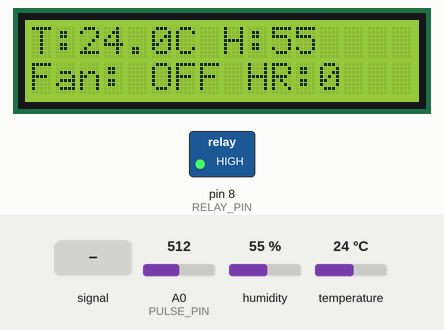
A sketch run on a simulated Arduino Uno, built with avr-gcc and run on an emulated ATmega328P. On the bench: 16×2 character LCD, switched loads named in the sketch (green lamp = pin HIGH). The test bench sets the inputs (shaded band); at power-on: temperature 24 °C, humidity 55 %, A0 (PULSE_PIN) = 512. What the sketch prints to the serial monitor is not drawn.

Above: at 2.2 s.
2.3 s: temperature set to 26 °C
At 3.5 s:
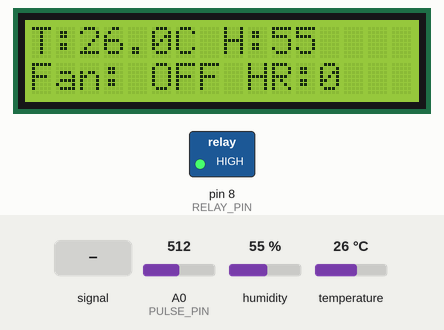
4.7 s: temperature set to 29 °C
At 5.8 s:
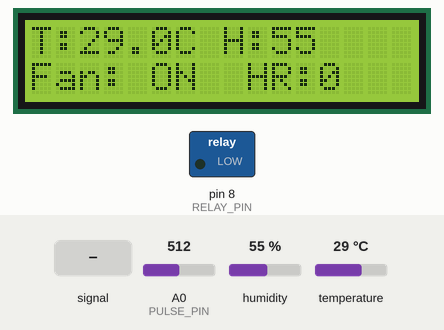
6.8 s: A0 (PULSE_PIN) fed a 2 Hz sine of ±306 counts around its level
At 11.3 s:
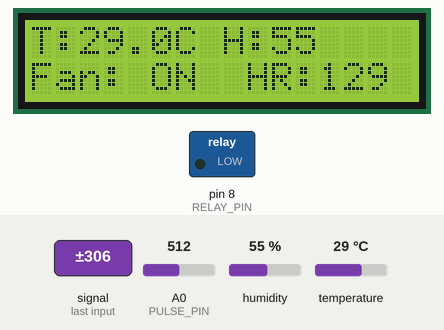
12.9 s: A0 (PULSE_PIN) fed a 50 Hz sine of ±306 counts around its level
At 16.5 s:
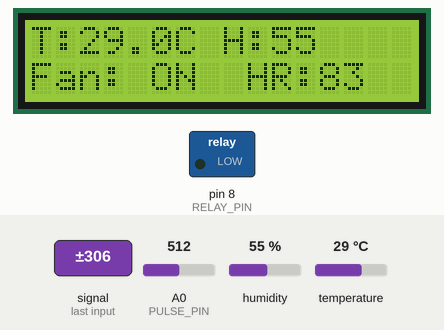
17.7 s: humidity set to 22 %
At 19.3 s:
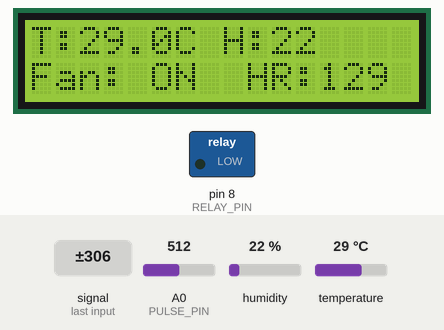
19.4 s: A0 (PULSE_PIN) fed a 200 Hz sine of ±81 counts around its level
At 20.8 s:
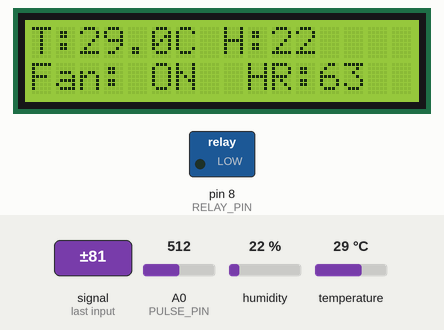
Timing chart, 0 to 22.4 s (numbered marks = the images above; inputs shaded):
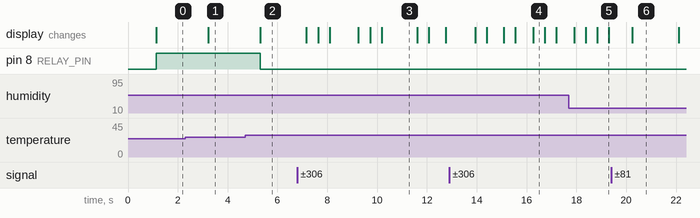

The sketch:

incubatorr.ino
```cpp
#include <DHT.h>
#include <Wire.h>
#include <LiquidCrystal_I2C.h>

#define DHTPIN 2             // DHT11 DATA pin connected to D2
#define DHTTYPE DHT11
#define RELAY_PIN 8          // Relay control pin for fan
#define TEMP_THRESHOLD 27.5  // Temperature threshold

#define PULSE_PIN A0         // KY-039 sensor analog pin
#define THRESHOLD 550        // Threshold for heartbeat detection

DHT dht(DHTPIN, DHTTYPE);
LiquidCrystal_I2C lcd(0x27, 16, 2);

// Heart rate variables
bool beatDetected = false;
unsigned long lastBeatTime = 0;
unsigned long currentTime = 0;
int heart_rate = 0;

void setup() {
  Serial.begin(9600);
  dht.begin();

  pinMode(RELAY_PIN, OUTPUT);
  digitalWrite(RELAY_PIN, LOW);

  lcd.init();
  lcd.backlight();
  lcd.setCursor(0, 0);
  lcd.print("System Initializing");
  delay(1000);
  lcd.clear();
}

void loop() {
  // Read sensor values
  float temperature = dht.readTemperature();
  float humidity = dht.readHumidity();
  int pulseValue = analogRead(PULSE_PIN);
  currentTime = millis();

  // Heartbeat detection logic
  if (pulseValue > THRESHOLD && !beatDetected) {
    unsigned long timeBetweenBeats = currentTime - lastBeatTime;
    if (timeBetweenBeats > 300) { // Avoid false triggers
      heart_rate = 60000 / timeBetweenBeats;
      lastBeatTime = currentTime;
    }
    beatDetected = true;
  }
  if (pulseValue < THRESHOLD) {
    beatDetected = false;
  }

  lcd.clear();

  if (isnan(temperature) || isnan(humidity)) {
    Serial.println("Failed to read from DHT sensor!");
    lcd.setCursor(0, 0);
    lcd.print("Sensor Error!");
    delay(2000);
    return;
  }

  // Serial Debug
  Serial.print("Temp: ");
  Serial.print(temperature);
  Serial.print(" C | Humidity: ");
  Serial.print(humidity);
  Serial.print(" % | HR: ");
  Serial.println(heart_rate);

  // LCD Display
  lcd.setCursor(0, 0);
  lcd.print("T:");
  lcd.print(temperature, 1);
  lcd.print("C H:");
  lcd.print(humidity, 0);

  lcd.setCursor(0, 1);
  if (temperature > TEMP_THRESHOLD) {
    digitalWrite(RELAY_PIN, LOW); // Fan ON
    lcd.print("Fan: ON ");
  } else {
    digitalWrite(RELAY_PIN, HIGH); // Fan OFF
    lcd.print("Fan: OFF");
  }

  lcd.print(" HR:");
  lcd.print(heart_rate);

  delay(200);  // Shorter delay for smoother heart detection
}
```

Measured:
- the behaviour switches between 27 and 28 °C on temperature (found by bisection; images 1 and 2)
- after the input at 2.3 s, the display: changes after 0.93 s (image 1)
- after the input at 4.7 s, pin 8 (RELAY_PIN): HIGH → LOW after 0.60 s; the display: changes after 0.61 s (image 2)
- after the input at 6.8 s, the display: first changes after 0.35 s (image 3 shows a later state)
- what the display in image 3 shows lasts 1.4 s, from 10.2 s to 11.6 s
- what the display in image 4 shows lasts 0.4 s, from 16.3 s to 16.7 s
